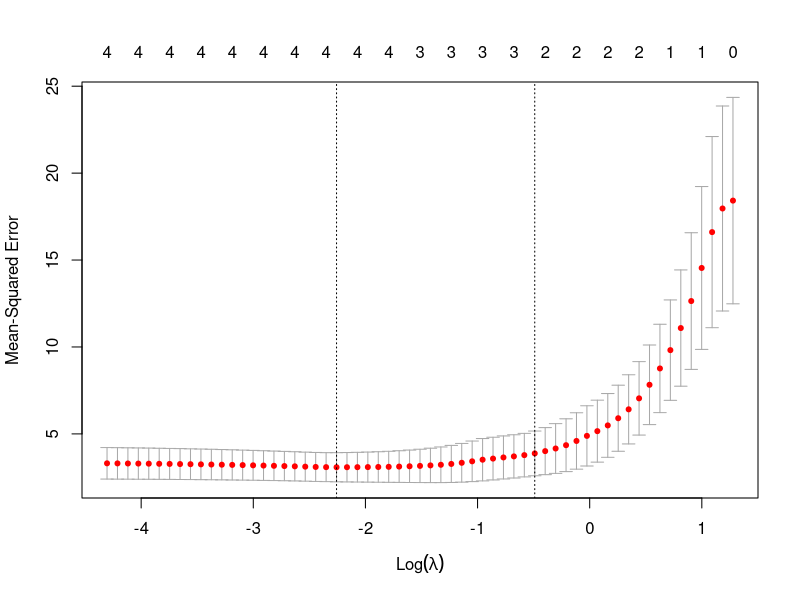
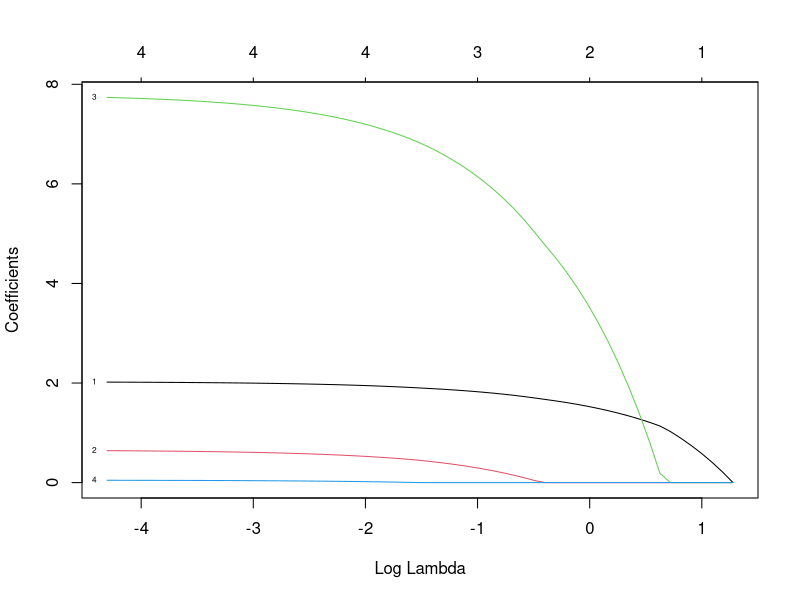

The R source for these figures, in order:
#例13-1new
# —— 准备数据 —— 
x1  <- c(10,9,10,13,10,10,8,10,10,10,10,8,6,8,9)
x2  <- c(23,20,22,21,22,23,23,24,20,21,23,21,23,21,22)
x3  <- c(3.6,3.6,3.7,3.7,3.6,3.5,3.3,3.4,3.4,3.4,3.9,3.5,3.2,3.7,3.6)
x4  <- c(113,106,111,109,110,103,100,114,104,110,104,109,114,113,105)
y   <- c(15.7,14.5,17.5,22.5,15.5,16.9,8.6,17.0,13.7,13.4,20.3,10.2,7.4,11.6,12.3)

data <- data.frame(x1, x2, x3, x4, y)

# —— 加载 glmnet 包 —— 
# install.packages("glmnet")  # 如未安装请取消注释
library(glmnet)

# —— 构建自变量矩阵 X 和响应变量 y —— 
X <- as.matrix(data[, c("x1", "x2", "x3", "x4")])
y <- data$y

# —— Lasso 回归交叉验证 —— 
lasso_cv <- cv.glmnet(X, y,family="gaussian",alpha = 1, standardize = TRUE)
print(lasso_cv)

# —— 最优 lambda —— 
best_lambda <- lasso_cv$lambda.min
cat("最优 lambda（使均方误差最小）：", best_lambda, "\n")

# —— 输出非零系数 —— 
lasso_coef <- coef(lasso_cv, s = "lambda.min")
print("非零系数：")
print(lasso_coef[lasso_coef != 0])

# —— 可选：计算 R² —— 
y_pred <- predict(lasso_cv, newx = X, s = "lambda.min")
rss <- sum((y - y_pred)^2)
tss <- sum((y - mean(y))^2)
rsq <- 1 - rss / tss
cat("Lasso 模型的 R²：", rsq, "\n")
fit_lasso <- glmnet(X, y,family="gaussian", alpha = 1)
plot(lasso_cv, xvar = "lambda",label = TRUE)
plot(fit_lasso, xvar = "lambda", label = TRUE)
